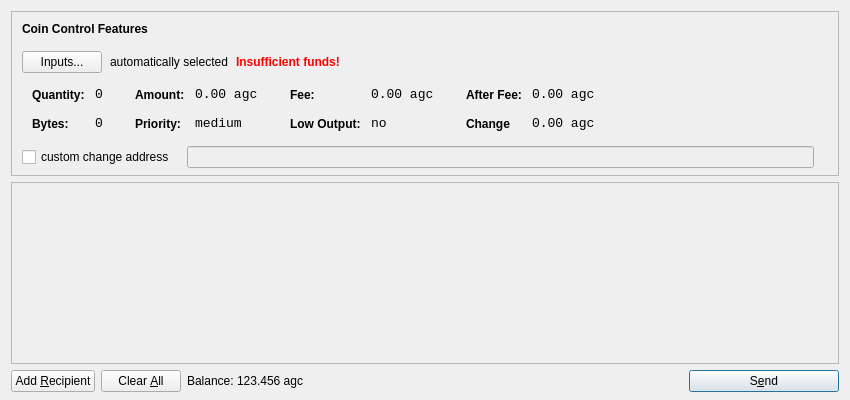
<?xml version="1.0" encoding="UTF-8"?>
<ui version="4.0">
 <class>SendCoinsDialog</class>
 <widget class="QDialog" name="SendCoinsDialog">
  <property name="geometry">
   <rect>
    <x>0</x>
    <y>0</y>
    <width>850</width>
    <height>400</height>
   </rect>
  </property>
  <property name="windowTitle">
   <string>Send Coins</string>
  </property>
  <property name="styleSheet">
   <string notr="true">background-image: url(:/images/3b);</string>
  </property>
  <layout class="QVBoxLayout" name="verticalLayout" stretch="0,1,0">
   <property name="bottomMargin">
    <number>8</number>
   </property>
   <item>
    <widget class="QFrame" name="frameCoinControl">
     <property name="sizePolicy">
      <sizepolicy hsizetype="Expanding" vsizetype="Expanding">
       <horstretch>0</horstretch>
       <verstretch>0</verstretch>
      </sizepolicy>
     </property>
     <property name="maximumSize">
      <size>
       <width>16777215</width>
       <height>16777215</height>
      </size>
     </property>
     <property name="frameShape">
      <enum>QFrame::StyledPanel</enum>
     </property>
     <property name="frameShadow">
      <enum>QFrame::Sunken</enum>
     </property>
     <layout class="QVBoxLayout" name="verticalLayoutCoinControl2">
      <property name="spacing">
       <number>6</number>
      </property>
      <property name="leftMargin">
       <number>0</number>
      </property>
      <property name="topMargin">
       <number>0</number>
      </property>
      <property name="rightMargin">
       <number>0</number>
      </property>
      <property name="bottomMargin">
       <number>6</number>
      </property>
      <item>
       <layout class="QVBoxLayout" name="verticalLayoutCoinControl" stretch="0,0,0,0,1">
        <property name="spacing">
         <number>0</number>
        </property>
        <property name="leftMargin">
         <number>10</number>
        </property>
        <property name="topMargin">
         <number>10</number>
        </property>
        <item>
         <layout class="QHBoxLayout" name="horizontalLayoutCoinControl1">
          <property name="bottomMargin">
           <number>15</number>
          </property>
          <item>
           <widget class="QLabel" name="labelCoinControlFeatures">
            <property name="sizePolicy">
             <sizepolicy hsizetype="Preferred" vsizetype="Maximum">
              <horstretch>0</horstretch>
              <verstretch>0</verstretch>
             </sizepolicy>
            </property>
            <property name="font">
             <font>
              <weight>75</weight>
              <bold>true</bold>
             </font>
            </property>
            <property name="styleSheet">
             <string notr="true">font-weight:bold;</string>
            </property>
            <property name="text">
             <string>Coin Control Features</string>
            </property>
           </widget>
          </item>
         </layout>
        </item>
        <item>
         <layout class="QHBoxLayout" name="horizontalLayoutCoinControl2" stretch="0,0,0,0">
          <property name="spacing">
           <number>8</number>
          </property>
          <property name="bottomMargin">
           <number>10</number>
          </property>
          <item>
           <widget class="QPushButton" name="pushButtonCoinControl">
            <property name="styleSheet">
             <string notr="true"/>
            </property>
            <property name="text">
             <string>Inputs...</string>
            </property>
           </widget>
          </item>
          <item>
           <widget class="QLabel" name="labelCoinControlAutomaticallySelected">
            <property name="text">
             <string>automatically selected</string>
            </property>
            <property name="margin">
             <number>5</number>
            </property>
           </widget>
          </item>
          <item>
           <widget class="QLabel" name="labelCoinControlInsuffFunds">
            <property name="font">
             <font>
              <weight>75</weight>
              <bold>true</bold>
             </font>
            </property>
            <property name="styleSheet">
             <string notr="true">color:red;font-weight:bold;</string>
            </property>
            <property name="text">
             <string>Insufficient funds!</string>
            </property>
            <property name="margin">
             <number>5</number>
            </property>
           </widget>
          </item>
          <item>
           <spacer name="horizontalSpacerCoinControl">
            <property name="orientation">
             <enum>Qt::Horizontal</enum>
            </property>
            <property name="sizeHint" stdset="0">
             <size>
              <width>40</width>
              <height>1</height>
             </size>
            </property>
           </spacer>
          </item>
         </layout>
        </item>
        <item>
         <widget class="QWidget" name="widgetCoinControl" native="true">
          <property name="sizePolicy">
           <sizepolicy hsizetype="Preferred" vsizetype="Preferred">
            <horstretch>0</horstretch>
            <verstretch>0</verstretch>
           </sizepolicy>
          </property>
          <property name="minimumSize">
           <size>
            <width>0</width>
            <height>0</height>
           </size>
          </property>
          <property name="styleSheet">
           <string notr="true"/>
          </property>
          <layout class="QHBoxLayout" name="horizontalLayoutCoinControl5">
           <property name="leftMargin">
            <number>0</number>
           </property>
           <property name="topMargin">
            <number>0</number>
           </property>
           <property name="rightMargin">
            <number>0</number>
           </property>
           <property name="bottomMargin">
            <number>0</number>
           </property>
           <item>
            <layout class="QHBoxLayout" name="horizontalLayoutCoinControl3" stretch="0,0,0,1">
             <property name="spacing">
              <number>20</number>
             </property>
             <property name="topMargin">
              <number>0</number>
             </property>
             <property name="bottomMargin">
              <number>10</number>
             </property>
             <item>
              <layout class="QFormLayout" name="formLayoutCoinControl1">
               <property name="horizontalSpacing">
                <number>10</number>
               </property>
               <property name="verticalSpacing">
                <number>14</number>
               </property>
               <property name="leftMargin">
                <number>10</number>
               </property>
               <property name="topMargin">
                <number>4</number>
               </property>
               <property name="rightMargin">
                <number>6</number>
               </property>
               <item row="0" column="0">
                <widget class="QLabel" name="labelCoinControlQuantityText">
                 <property name="styleSheet">
                  <string notr="true">font-weight:bold;</string>
                 </property>
                 <property name="text">
                  <string>Quantity:</string>
                 </property>
                 <property name="margin">
                  <number>0</number>
                 </property>
                </widget>
               </item>
               <item row="0" column="1">
                <widget class="QLabel" name="labelCoinControlQuantity">
                 <property name="font">
                  <font>
                   <family>Monospace</family>
                   <pointsize>10</pointsize>
                  </font>
                 </property>
                 <property name="cursor">
                  <cursorShape>IBeamCursor</cursorShape>
                 </property>
                 <property name="contextMenuPolicy">
                  <enum>Qt::ActionsContextMenu</enum>
                 </property>
                 <property name="text">
                  <string>0</string>
                 </property>
                 <property name="margin">
                  <number>0</number>
                 </property>
                 <property name="textInteractionFlags">
                  <set>Qt::LinksAccessibleByMouse|Qt::TextSelectableByKeyboard|Qt::TextSelectableByMouse</set>
                 </property>
                </widget>
               </item>
               <item row="1" column="0">
                <widget class="QLabel" name="labelCoinControlBytesText">
                 <property name="styleSheet">
                  <string notr="true">font-weight:bold;</string>
                 </property>
                 <property name="text">
                  <string>Bytes:</string>
                 </property>
                </widget>
               </item>
               <item row="1" column="1">
                <widget class="QLabel" name="labelCoinControlBytes">
                 <property name="font">
                  <font>
                   <family>Monospace</family>
                   <pointsize>10</pointsize>
                  </font>
                 </property>
                 <property name="cursor">
                  <cursorShape>IBeamCursor</cursorShape>
                 </property>
                 <property name="contextMenuPolicy">
                  <enum>Qt::ActionsContextMenu</enum>
                 </property>
                 <property name="text">
                  <string>0</string>
                 </property>
                 <property name="textInteractionFlags">
                  <set>Qt::LinksAccessibleByMouse|Qt::TextSelectableByKeyboard|Qt::TextSelectableByMouse</set>
                 </property>
                </widget>
               </item>
              </layout>
             </item>
             <item>
              <layout class="QFormLayout" name="formLayoutCoinControl2">
               <property name="horizontalSpacing">
                <number>10</number>
               </property>
               <property name="verticalSpacing">
                <number>14</number>
               </property>
               <property name="leftMargin">
                <number>6</number>
               </property>
               <property name="topMargin">
                <number>4</number>
               </property>
               <property name="rightMargin">
                <number>6</number>
               </property>
               <item row="0" column="0">
                <widget class="QLabel" name="labelCoinControlAmountText">
                 <property name="styleSheet">
                  <string notr="true">font-weight:bold;</string>
                 </property>
                 <property name="text">
                  <string>Amount:</string>
                 </property>
                 <property name="margin">
                  <number>0</number>
                 </property>
                </widget>
               </item>
               <item row="0" column="1">
                <widget class="QLabel" name="labelCoinControlAmount">
                 <property name="font">
                  <font>
                   <family>Monospace</family>
                   <pointsize>10</pointsize>
                  </font>
                 </property>
                 <property name="cursor">
                  <cursorShape>IBeamCursor</cursorShape>
                 </property>
                 <property name="contextMenuPolicy">
                  <enum>Qt::ActionsContextMenu</enum>
                 </property>
                 <property name="text">
                  <string>0.00 agc</string>
                 </property>
                 <property name="textInteractionFlags">
                  <set>Qt::LinksAccessibleByMouse|Qt::TextSelectableByKeyboard|Qt::TextSelectableByMouse</set>
                 </property>
                </widget>
               </item>
               <item row="1" column="0">
                <widget class="QLabel" name="labelCoinControlPriorityText">
                 <property name="styleSheet">
                  <string notr="true">font-weight:bold;</string>
                 </property>
                 <property name="text">
                  <string>Priority:</string>
                 </property>
                </widget>
               </item>
               <item row="1" column="1">
                <widget class="QLabel" name="labelCoinControlPriority">
                 <property name="font">
                  <font>
                   <family>Monospace</family>
                   <pointsize>10</pointsize>
                  </font>
                 </property>
                 <property name="cursor">
                  <cursorShape>IBeamCursor</cursorShape>
                 </property>
                 <property name="contextMenuPolicy">
                  <enum>Qt::ActionsContextMenu</enum>
                 </property>
                 <property name="text">
                  <string>medium</string>
                 </property>
                 <property name="textInteractionFlags">
                  <set>Qt::LinksAccessibleByMouse|Qt::TextSelectableByKeyboard|Qt::TextSelectableByMouse</set>
                 </property>
                </widget>
               </item>
              </layout>
             </item>
             <item>
              <layout class="QFormLayout" name="formLayoutCoinControl3">
               <property name="horizontalSpacing">
                <number>10</number>
               </property>
               <property name="verticalSpacing">
                <number>14</number>
               </property>
               <property name="leftMargin">
                <number>6</number>
               </property>
               <property name="topMargin">
                <number>4</number>
               </property>
               <property name="rightMargin">
                <number>6</number>
               </property>
               <item row="0" column="0">
                <widget class="QLabel" name="labelCoinControlFeeText">
                 <property name="styleSheet">
                  <string notr="true">font-weight:bold;</string>
                 </property>
                 <property name="text">
                  <string>Fee:</string>
                 </property>
                 <property name="margin">
                  <number>0</number>
                 </property>
                </widget>
               </item>
               <item row="0" column="1">
                <widget class="QLabel" name="labelCoinControlFee">
                 <property name="font">
                  <font>
                   <family>Monospace</family>
                   <pointsize>10</pointsize>
                  </font>
                 </property>
                 <property name="cursor">
                  <cursorShape>IBeamCursor</cursorShape>
                 </property>
                 <property name="contextMenuPolicy">
                  <enum>Qt::ActionsContextMenu</enum>
                 </property>
                 <property name="text">
                  <string>0.00 agc</string>
                 </property>
                 <property name="textInteractionFlags">
                  <set>Qt::LinksAccessibleByMouse|Qt::TextSelectableByKeyboard|Qt::TextSelectableByMouse</set>
                 </property>
                </widget>
               </item>
               <item row="1" column="0">
                <widget class="QLabel" name="labelCoinControlLowOutputText">
                 <property name="styleSheet">
                  <string notr="true">font-weight:bold;</string>
                 </property>
                 <property name="text">
                  <string>Low Output:</string>
                 </property>
                </widget>
               </item>
               <item row="1" column="1">
                <widget class="QLabel" name="labelCoinControlLowOutput">
                 <property name="font">
                  <font>
                   <family>Monospace</family>
                   <pointsize>10</pointsize>
                  </font>
                 </property>
                 <property name="cursor">
                  <cursorShape>IBeamCursor</cursorShape>
                 </property>
                 <property name="contextMenuPolicy">
                  <enum>Qt::ActionsContextMenu</enum>
                 </property>
                 <property name="text">
                  <string>no</string>
                 </property>
                 <property name="textInteractionFlags">
                  <set>Qt::LinksAccessibleByMouse|Qt::TextSelectableByKeyboard|Qt::TextSelectableByMouse</set>
                 </property>
                </widget>
               </item>
              </layout>
             </item>
             <item>
              <layout class="QFormLayout" name="formLayoutCoinControl4">
               <property name="horizontalSpacing">
                <number>10</number>
               </property>
               <property name="verticalSpacing">
                <number>14</number>
               </property>
               <property name="leftMargin">
                <number>6</number>
               </property>
               <property name="topMargin">
                <number>4</number>
               </property>
               <property name="rightMargin">
                <number>6</number>
               </property>
               <item row="0" column="0">
                <widget class="QLabel" name="labelCoinControlAfterFeeText">
                 <property name="styleSheet">
                  <string notr="true">font-weight:bold;</string>
                 </property>
                 <property name="text">
                  <string>After Fee:</string>
                 </property>
                 <property name="margin">
                  <number>0</number>
                 </property>
                </widget>
               </item>
               <item row="0" column="1">
                <widget class="QLabel" name="labelCoinControlAfterFee">
                 <property name="font">
                  <font>
                   <family>Monospace</family>
                   <pointsize>10</pointsize>
                  </font>
                 </property>
                 <property name="cursor">
                  <cursorShape>IBeamCursor</cursorShape>
                 </property>
                 <property name="contextMenuPolicy">
                  <enum>Qt::ActionsContextMenu</enum>
                 </property>
                 <property name="text">
                  <string>0.00 agc</string>
                 </property>
                 <property name="textInteractionFlags">
                  <set>Qt::LinksAccessibleByMouse|Qt::TextSelectableByKeyboard|Qt::TextSelectableByMouse</set>
                 </property>
                </widget>
               </item>
               <item row="1" column="0">
                <widget class="QLabel" name="labelCoinControlChangeText">
                 <property name="styleSheet">
                  <string notr="true">font-weight:bold;</string>
                 </property>
                 <property name="text">
                  <string>Change</string>
                 </property>
                </widget>
               </item>
               <item row="1" column="1">
                <widget class="QLabel" name="labelCoinControlChange">
                 <property name="font">
                  <font>
                   <family>Monospace</family>
                   <pointsize>10</pointsize>
                  </font>
                 </property>
                 <property name="cursor">
                  <cursorShape>IBeamCursor</cursorShape>
                 </property>
                 <property name="contextMenuPolicy">
                  <enum>Qt::ActionsContextMenu</enum>
                 </property>
                 <property name="text">
                  <string>0.00 agc</string>
                 </property>
                 <property name="textInteractionFlags">
                  <set>Qt::LinksAccessibleByMouse|Qt::TextSelectableByKeyboard|Qt::TextSelectableByMouse</set>
                 </property>
                </widget>
               </item>
              </layout>
             </item>
            </layout>
           </item>
          </layout>
         </widget>
        </item>
        <item>
         <layout class="QHBoxLayout" name="horizontalLayoutCoinControl4" stretch="0,0,0">
          <property name="spacing">
           <number>12</number>
          </property>
          <property name="sizeConstraint">
           <enum>QLayout::SetDefaultConstraint</enum>
          </property>
          <property name="topMargin">
           <number>5</number>
          </property>
          <property name="rightMargin">
           <number>5</number>
          </property>
          <item>
           <widget class="QCheckBox" name="checkBoxCoinControlChange">
            <property name="text">
             <string>custom change address</string>
            </property>
           </widget>
          </item>
          <item>
           <widget class="QLineEdit" name="lineEditCoinControlChange">
            <property name="enabled">
             <bool>false</bool>
            </property>
            <property name="sizePolicy">
             <sizepolicy hsizetype="Expanding" vsizetype="Fixed">
              <horstretch>0</horstretch>
              <verstretch>0</verstretch>
             </sizepolicy>
            </property>
           </widget>
          </item>
          <item>
           <widget class="QLabel" name="labelCoinControlChangeLabel">
            <property name="sizePolicy">
             <sizepolicy hsizetype="Preferred" vsizetype="Expanding">
              <horstretch>0</horstretch>
              <verstretch>0</verstretch>
             </sizepolicy>
            </property>
            <property name="minimumSize">
             <size>
              <width>0</width>
              <height>0</height>
             </size>
            </property>
            <property name="text">
             <string/>
            </property>
            <property name="margin">
             <number>3</number>
            </property>
           </widget>
          </item>
         </layout>
        </item>
        <item>
         <spacer name="verticalSpacerCoinControl">
          <property name="orientation">
           <enum>Qt::Vertical</enum>
          </property>
          <property name="sizeHint" stdset="0">
           <size>
            <width>800</width>
            <height>1</height>
           </size>
          </property>
         </spacer>
        </item>
       </layout>
      </item>
     </layout>
    </widget>
   </item>
   <item>
    <widget class="QScrollArea" name="scrollArea">
     <property name="widgetResizable">
      <bool>true</bool>
     </property>
     <widget class="QWidget" name="scrollAreaWidgetContents">
      <property name="geometry">
       <rect>
        <x>0</x>
        <y>0</y>
        <width>830</width>
        <height>172</height>
       </rect>
      </property>
      <layout class="QVBoxLayout" name="verticalLayout_2">
       <property name="leftMargin">
        <number>0</number>
       </property>
       <property name="topMargin">
        <number>0</number>
       </property>
       <property name="rightMargin">
        <number>0</number>
       </property>
       <property name="bottomMargin">
        <number>0</number>
       </property>
       <item>
        <layout class="QVBoxLayout" name="entries">
         <property name="spacing">
          <number>6</number>
         </property>
        </layout>
       </item>
       <item>
        <spacer name="verticalSpacer">
         <property name="orientation">
          <enum>Qt::Vertical</enum>
         </property>
         <property name="sizeHint" stdset="0">
          <size>
           <width>20</width>
           <height>40</height>
          </size>
         </property>
        </spacer>
       </item>
      </layout>
     </widget>
    </widget>
   </item>
   <item>
    <layout class="QHBoxLayout" name="horizontalLayout">
     <item>
      <widget class="QPushButton" name="addButton">
       <property name="toolTip">
        <string>Send to multiple recipients at once</string>
       </property>
       <property name="text">
        <string>Add &amp;Recipient</string>
       </property>
       <property name="icon">
        <iconset resource="../bitcoin.qrc">
         <normaloff>:/icons/add</normaloff>:/icons/add</iconset>
       </property>
       <property name="autoDefault">
        <bool>false</bool>
       </property>
      </widget>
     </item>
     <item>
      <widget class="QPushButton" name="clearButton">
       <property name="sizePolicy">
        <sizepolicy hsizetype="Minimum" vsizetype="Fixed">
         <horstretch>0</horstretch>
         <verstretch>0</verstretch>
        </sizepolicy>
       </property>
       <property name="toolTip">
        <string>Remove all transaction fields</string>
       </property>
       <property name="text">
        <string>Clear &amp;All</string>
       </property>
       <property name="icon">
        <iconset resource="../bitcoin.qrc">
         <normaloff>:/icons/remove</normaloff>:/icons/remove</iconset>
       </property>
       <property name="autoRepeatDelay">
        <number>300</number>
       </property>
       <property name="autoDefault">
        <bool>false</bool>
       </property>
      </widget>
     </item>
     <item>
      <layout class="QHBoxLayout" name="horizontalLayout_2">
       <property name="spacing">
        <number>3</number>
       </property>
       <item>
        <widget class="QLabel" name="label">
         <property name="sizePolicy">
          <sizepolicy hsizetype="Preferred" vsizetype="Fixed">
           <horstretch>0</horstretch>
           <verstretch>0</verstretch>
          </sizepolicy>
         </property>
         <property name="text">
          <string>Balance:</string>
         </property>
        </widget>
       </item>
       <item>
        <widget class="QLabel" name="labelBalance">
         <property name="sizePolicy">
          <sizepolicy hsizetype="Preferred" vsizetype="Fixed">
           <horstretch>0</horstretch>
           <verstretch>0</verstretch>
          </sizepolicy>
         </property>
         <property name="cursor">
          <cursorShape>IBeamCursor</cursorShape>
         </property>
         <property name="text">
          <string>123.456 agc</string>
         </property>
         <property name="textInteractionFlags">
          <set>Qt::LinksAccessibleByMouse|Qt::TextSelectableByKeyboard|Qt::TextSelectableByMouse</set>
         </property>
        </widget>
       </item>
      </layout>
     </item>
     <item>
      <spacer name="horizontalSpacer">
       <property name="orientation">
        <enum>Qt::Horizontal</enum>
       </property>
       <property name="sizeHint" stdset="0">
        <size>
         <width>40</width>
         <height>20</height>
        </size>
       </property>
      </spacer>
     </item>
     <item>
      <widget class="QPushButton" name="sendButton">
       <property name="minimumSize">
        <size>
         <width>150</width>
         <height>0</height>
        </size>
       </property>
       <property name="toolTip">
        <string>Confirm the send action</string>
       </property>
       <property name="text">
        <string>S&amp;end</string>
       </property>
       <property name="icon">
        <iconset resource="../bitcoin.qrc">
         <normaloff>:/icons/send</normaloff>:/icons/send</iconset>
       </property>
       <property name="default">
        <bool>true</bool>
       </property>
      </widget>
     </item>
    </layout>
   </item>
  </layout>
 </widget>
 <resources>
  <include location="../bitcoin.qrc"/>
 </resources>
 <connections/>
</ui>
